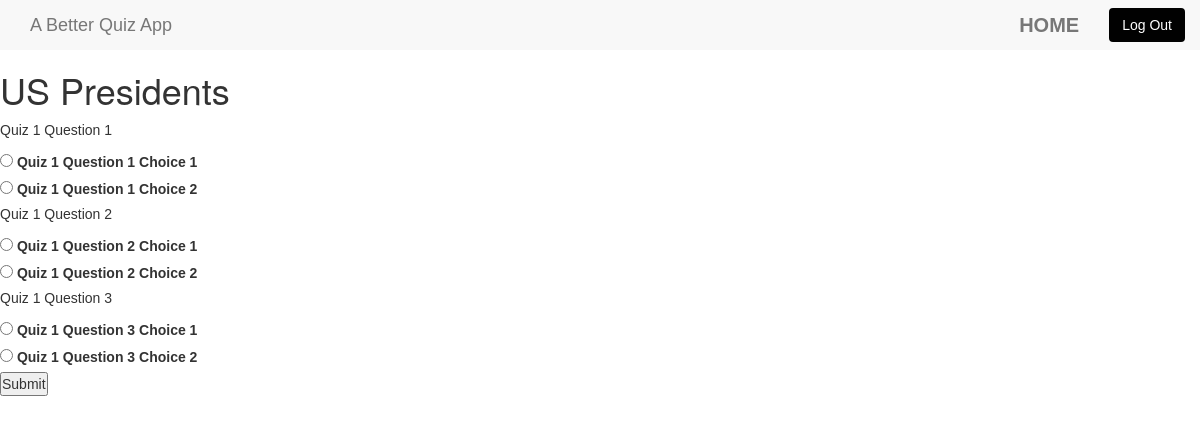
/polls/1/ (signed in), run on an earlier commit of the app's database.
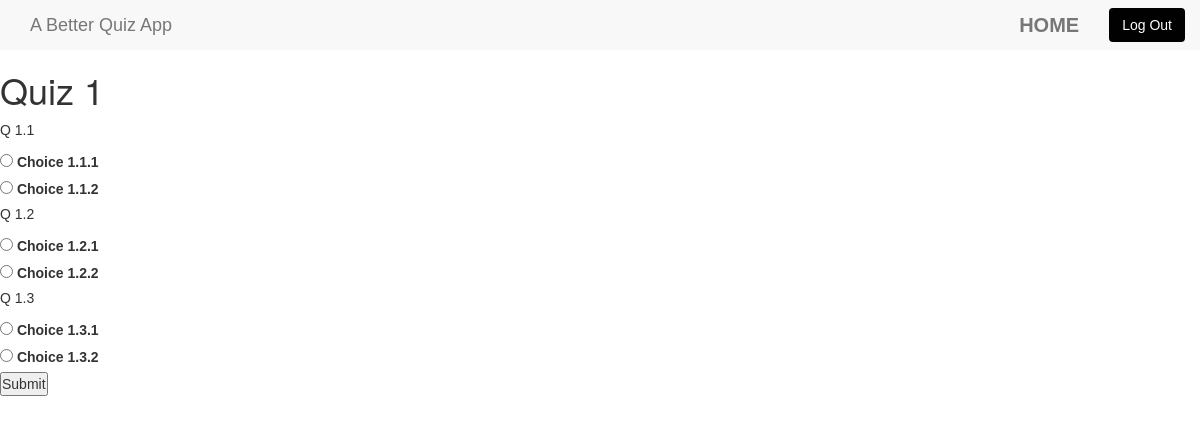
And on a later commit of the database.
### polls/models.py (models this page shows, shortened)
class Quiz(models.Model):
    title_text = models.CharField(max_length=200, default='quiz title')
    quiz_text = models.CharField(max_length=200)
    number_correct = models.IntegerField(default=0)

class Question(models.Model):
    quiz = models.ForeignKey(Quiz, on_delete=models.CASCADE)
    question_text = models.CharField(max_length=200)
    pub_date = models.DateTimeField('date published')
    correct = models.BooleanField(default=False)
    correct_answer = models.IntegerField(default=-1)
    selected_answer = models.IntegerField(default=-2)

class Choice(models.Model):
    question = models.ForeignKey(Question, on_delete=models.CASCADE)
    choice_text = models.CharField(max_length=200)
    votes = models.IntegerField(default=0)
    correct = models.BooleanField(default=False)

### polls/views.py (the view)
# urls.py: path('<int:pk>/', views.DetailView.as_view(), name='detail'),
class DetailView(generic.DetailView):
    model = Quiz
    template_name = 'polls/detail.html'
    def get_queryset(self):
        return Quiz.objects.all()

### polls/templates/polls/detail.html (shortened to what this page needs)
{% load static %}
<link rel="stylesheet" href="https://maxcdn.bootstrapcdn.com/bootstrap/3.3.7/css/bootstrap.min.css"
>
<link rel="stylesheet" type="text/css" href="{% static 'polls/login_style.css' %}"/>
<header>
    <nav class="navbar-custom navbar-default navbar-fixed-top">
        <div class="container-fluid">
            <div class="navbar-header">
                <a class="navbar-brand" href="#">A Better Quiz App</a>
            </div>
            <ul class="nav navbar-nav navbar-right">
                <li><a href="#">Home</a></li>
                <form id="logout-btn" class="navbar-form form-inline pull-right" action="/accounts/logout/"
                      method="post">
                    <button type="submit" class="btn">Log Out</button>
                </form>
            </ul>
        </div>
    </nav>
</header>
<h1>{{ quiz.title_text }}</h1>
<!DOCTYPE html>
<html lang="en">
<head>
    <link rel="stylesheet" href="http://maxcdn.bootstrapcdn.com/bootstrap/3.3.7/css/bootstrap.min.css">
    <link rel="stylesheet" href="{% static 'polls/detail_style.css' %}">
</head>
<body>
<form action="{% url 'polls:submit_quiz' quiz.id %}" method="post">
{% for question in quiz.question_set.all %}
    <p> {{ question.question_text }} </p>
    {% for choice in question.choice_set.all %}
    <input type="radio" name="{{question.id}}" id="choice.{{ choice.id }}" value="{{ choice.id }}"/>
    <label for="choice{{ choice.id }}">{{choice.choice_text}}</label></br>
    {% endfor %}
{% endfor %}
<input type="submit" value="Submit" />
</form>
</body>
</html>

### polls/static/polls/login_style.css (style rules this page uses)
* { margin:0; padding:0; box-sizing:border-box; }
html * { font-family: SansSerif, sans-serif; }
body { padding-top: 50px; }
.btn { background-color: rgba(1,1,1,1); color: white; }
.navbar-custom { background-color: rgba(1,1,1,1); }
.navbar-custom .navbar-nav>li>a { color: #fff; }
.navbar-custom .navbar-brand { color: #fff; }

### polls/static/polls/detail_style.css (style rules this page uses)
.nav a { color: #000000; font-size: 20px; font-weight: bold; padding: 20px 20px; text-transform: uppercase; }
.nav li { display: inline; }

What changed in the data, as far as the page shows it:
removed Question: question_text "Quiz 1 Question 1"
removed Choice: choice_text "Quiz 1 Question 1 Choice 1", shown under "Quiz 1 Question 1"
removed Choice: choice_text "Quiz 1 Question 1 Choice 2", shown under "Quiz 1 Question 1"
removed Question: question_text "Quiz 1 Question 2"
removed Choice: choice_text "Quiz 1 Question 2 Choice 1", shown under "Quiz 1 Question 2"
removed Choice: choice_text "Quiz 1 Question 2 Choice 2", shown under "Quiz 1 Question 2"
removed Question: question_text "Quiz 1 Question 3"
removed Choice: choice_text "Quiz 1 Question 3 Choice 1", shown under "Quiz 1 Question 3"
removed Choice: choice_text "Quiz 1 Question 3 Choice 2", shown under "Quiz 1 Question 3"
changed Quiz: title_text "US Presidents" → "Quiz 1"
added Question: question_text "Q 1.1"
added Choice: choice_text "Choice 1.1.1", shown under "Q 1.1"
added Choice: choice_text "Choice 1.1.2", shown under "Q 1.1"
added Question: question_text "Q 1.2"
added Choice: choice_text "Choice 1.2.1", shown under "Q 1.2"
added Choice: choice_text "Choice 1.2.2", shown under "Q 1.2"
added Question: question_text "Q 1.3"
added Choice: choice_text "Choice 1.3.1", shown under "Q 1.3"
added Choice: choice_text "Choice 1.3.2", shown under "Q 1.3"
